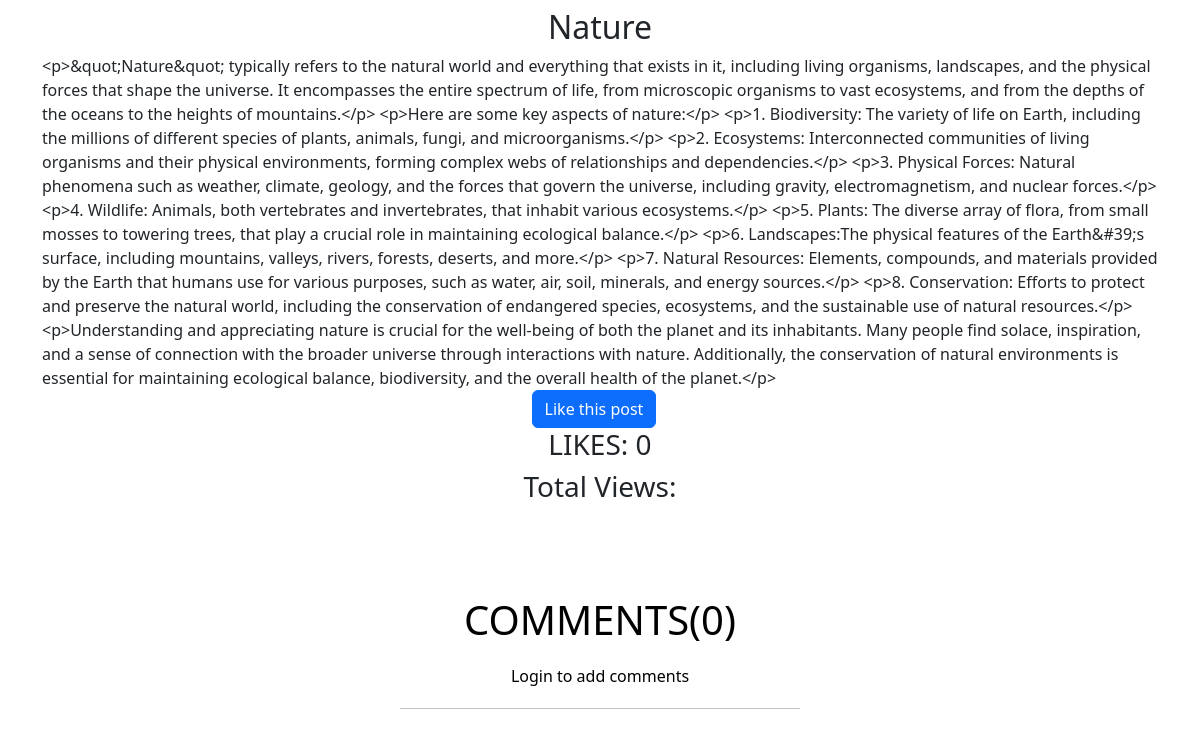
Page /blog_details/1/ on the committed database.
### myblogs/models.py (models this page shows, shortened)
class blog_post(models.Model):
    blog_name =models.CharField(max_length=100)
    cover_img =models.ImageField(upload_to ='images/')
    blog_description=RichTextField()
    blog_cat = models.ForeignKey(Blog_Category,on_delete=models.CASCADE)
    like_count = models.IntegerField(default=0,null=True)
    views_count =models.IntegerField(default=0,null=True)

### myblogs/views.py (the view)
# urls.py: path('blog_details/<str:blog_id>/',views.blog_details,name ='blog_details'),
def blog_details(request,blog_id):
    obj = get_object_or_404(blog_post, pk=blog_id)
    form = CommentForm()
    z= obj.views_count
    z=z+1
    obj.views_count=z
    obj.save()
    return render(request, "myblogs/blog_details.html", {"obj": obj, "form": form})

### myblogs/templates/myblogs/blog_details.html (shortened to what this page needs)
<!DOCTYPE html>
<html lang="en">
<head>
    <link href="https://cdn.jsdelivr.net/npm/bootstrap@5.3.2/dist/css/bootstrap.min.css" rel="stylesheet">
</head>
<body>
    <div class="container mt-2">
        <h2 class="text-center">{{ obj.blog_name }}</h2>
        {{ obj.blog_description}}
    </div>
    <div class="container text-center " >
        <a href="{% url 'add_likes' obj.id %}"class="btn btn-primary " >Like this post</a>
        <span class="container text-center">
        <h3>LIKES: {{obj.like_count}}</h3>
        <h3>Total Views: {{obj.view_count}}</h3>
        </span>
    </div>
   {% with comment_count=obj.comments.count %}
   <div class="comments-container text-center" style="margin: auto; width: 100%; max-width: 800px;">
       <h1 style="margin-bottom: 20px; margin-top: 60px; color:black; text-align: center;">COMMENTS({{ comment_count }})</h1>
       {% if user.is_authenticated %}
           <form method="post" action="{% url 'add_comment' blog_id=obj.id %}" style="margin-bottom: 20px; text-align: center;">
               {% csrf_token %}
               <div style="display: inline-block; background-color: rgba(248, 249, 250, 0.8); border-radius: 8px; padding: 10px; margin-bottom: 10px;">
                   {{ form.text }}
               </div>
               <button type="submit" class="btn btn-primary" style="display: block; margin: 0 auto;">Submit</button>
           </form>
       {% else %}
           <p style="margin-bottom: 20px; text-align: center; color: black;">Login to add comments</p>
       {% endif %}
       <hr style="width: 50%; margin: 20px auto; border-color: black;">
   </div>
{% endwith %}
</body>
</html>

### rows in the picture
blog_post: blog_name "Nature", blog_description "<p>&quot;Nature&quot; typically refers to the natural world and everything that exists in it, including living organisms, landscapes, and the physical forces that shape the universe. It encompasses the entire spectrum of life, from microscopic organisms to vast ecosystems, and from the depths of the oceans to the heights of mountains.</p> <p>Here are some key aspects of nature:</p> <p>1. Biodiversity: The variety of life on Earth, including the millions of different species of plants, animals, fungi, and microorganisms.</p> <p>2. Ecosystems: Interconnected communities of living organisms and their physical environments, forming complex webs of relationships and dependencies.</p> <p>3.…", like_count "0"

### other values in the picture
{{ comment_count }} "0"
